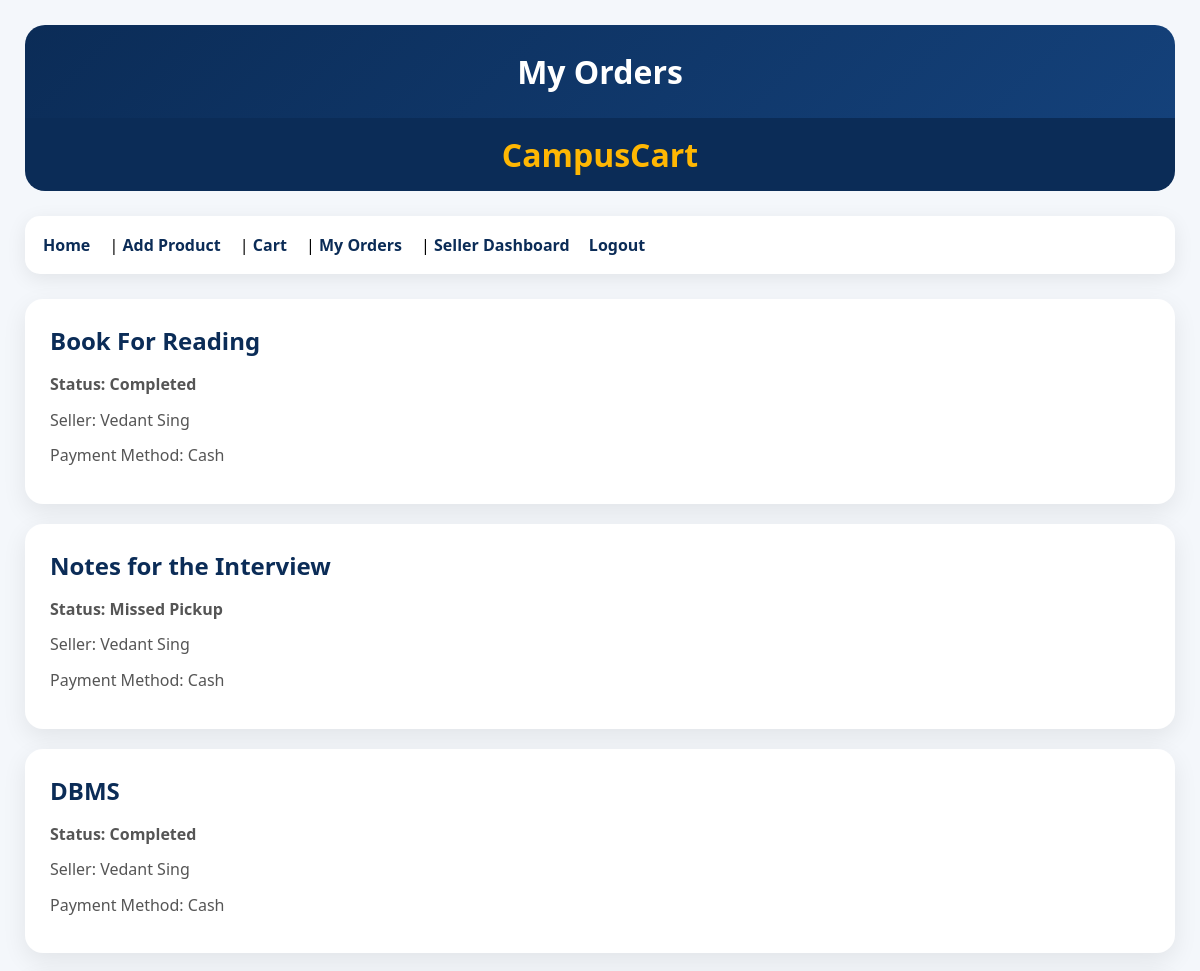
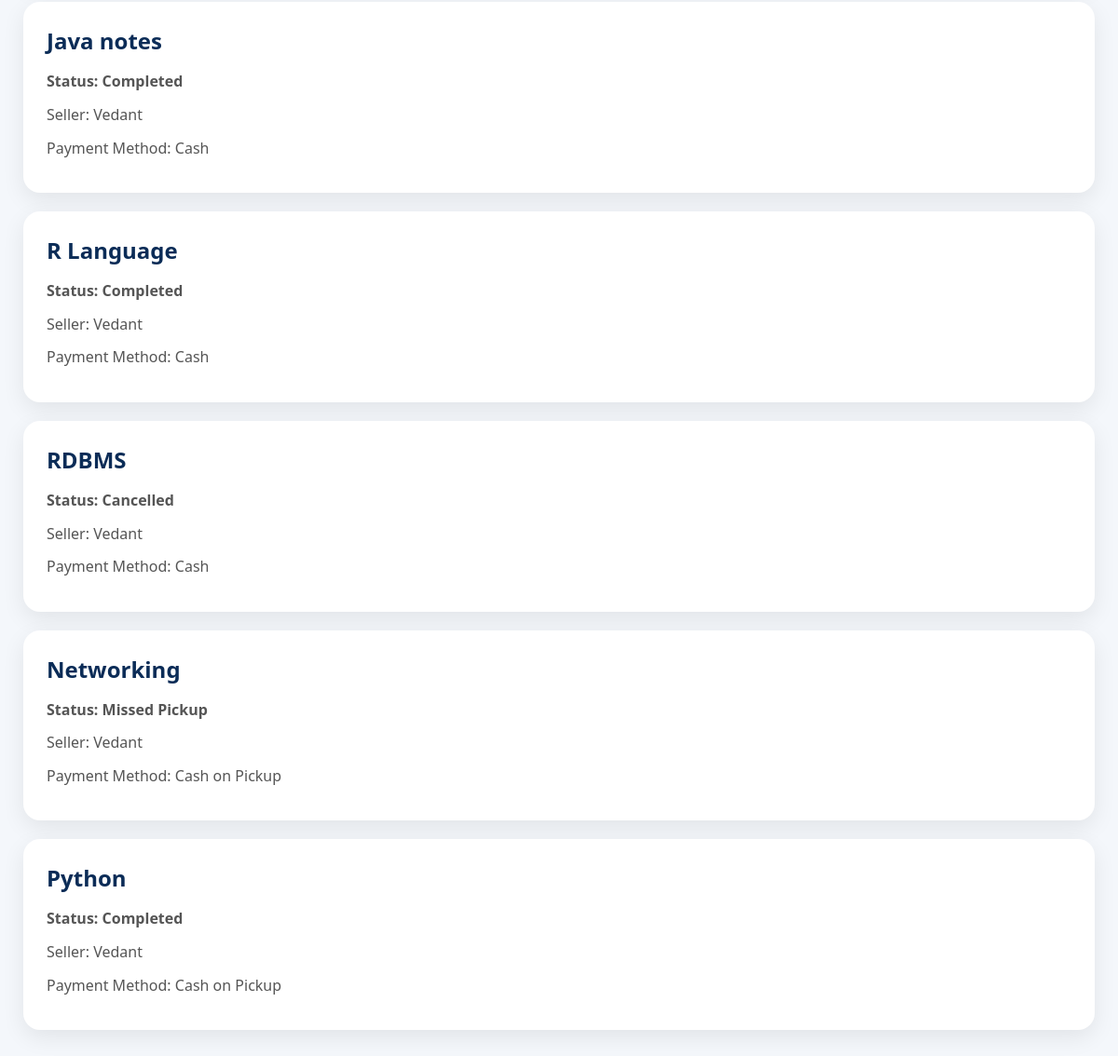
The app's page /my-orders/ (signed in) with its own data (2 pictures, top to bottom).
### marketplace/models.py (models this page shows, shortened)
class Order(models.Model):
    STATUS_CHOICES = [
        ('Pending', 'Pending'),
        ('Confirmed', 'Confirmed'),
        ('Completed', 'Completed'),
        ('Cancelled', 'Cancelled'),
        ('Missed Pickup', 'Missed Pickup'),
    ]
    PAYMENT_CHOICES = [
        ('Cash on Pickup', 'Cash on Pickup'),
        ('UPI on Pickup', 'UPI on Pickup'),
    ]
    payment_method = models.CharField(
        max_length=50,
        choices=PAYMENT_CHOICES,
        default='Cash on Pickup'
    )
    meeting_location = models.CharField(
        max_length=200,
        blank=True
    )
    meeting_time = models.CharField(
        max_length=100,
        blank=True
    )
    buyer = models.ForeignKey(
        User,
        on_delete=models.CASCADE,
        related_name='buyer_orders'
    )
    seller = models.ForeignKey(
        User,
        on_delete=models.CASCADE,
        related_name='seller_orders'
    )
    product = models.ForeignKey(
        Product,
        on_delete=models.CASCADE
    )
    status = models.CharField(
        max_length=20,
        choices=STATUS_CHOICES,
        default='Pending'
    )
    created_at = models.DateTimeField(
        auto_now_add=True
    )

class Product(models.Model):
    CATEGORY_CHOICES = [
        ('Notes', 'Notes'),
        ('Books', 'Books'),
        ('Papers', 'Papers'),
        ('Stationery', 'Stationery'),
    ]
    CONDITION_CHOICES = [
        ('New', 'New'),
        ('Good', 'Good'),
        ('Acceptable', 'Acceptable'),
    ]
    seller = models.ForeignKey(
        User,
        on_delete=models.CASCADE
    )
    title = models.CharField(max_length=200)
    category = models.CharField(
        max_length=50,
        choices=CATEGORY_CHOICES
    )
    description = models.TextField()
    condition = models.CharField(
        max_length=50,
        choices=CONDITION_CHOICES
    )
    price = models.DecimalField(
        max_digits=10,
        decimal_places=2
    )
    image = models.ImageField(
        upload_to='products/'
    )
    is_urgent = models.BooleanField(
        default=False
    )
    is_sold = models.BooleanField(
        default=False
    )
    created_at = models.DateTimeField(
        auto_now_add=True
    )

### marketplace/views.py (the view)
@login_required
def my_orders(request):
    orders = Order.objects.filter(
        buyer=request.user
    ).order_by('-created_at')
    return render(
        request,
        "my_orders.html",
        {
            "orders": orders
        }
    )

### templates/my_orders.html (shortened to what this page needs)
<!DOCTYPE html>
<html>
<head>
</head>
<body>
<h1>My Orders</h1>
<h1>CampusCart</h1>
<nav>
    <a href="/home/">Home</a> |
    <a href="/add-product/">Add Product</a> |
    <a href="/cart/">Cart</a> |
    <a href="/my-orders/">My Orders</a> |
    <a href="/seller-dashboard/">Seller Dashboard</a>
    <a href="/logout/">Logout</a>
</nav>
{% for order in orders %}
<div style="border:1px solid black;padding:10px;margin:10px;">
    <h3>{{ order.product.title }}</h3>
    <p>Status: {{ order.status }}</p>
    <p>Seller: {{ order.seller.first_name }}</p>
    <p>
        Payment Method:
        {{ order.payment_method }}
    </p>
</div>
{% empty %}
<p>No orders yet.</p>
{% endfor %}
<head>
</head>
</body>
</html>

### templates/my_orders.html (style rules this page uses)
* { margin:0; padding:0; box-sizing:border-box; font-family:'Segoe UI',sans-serif; }
body { background:#f4f7fb; padding:25px; }
h1:first-of-type { background: linear-gradient(135deg,#0b2c57,#14417a); color:white; padding:25px; border-radius:20px 20px 0 0; text-align:center; margin-bottom:0; }
h1:nth-of-type(2) { background:#0b2c57; color:#ffb703; padding:15px; text-align:center; border-radius:0 0 20px 20px; margin-bottom:25px; }
nav { background:white; padding:18px; border-radius:15px; margin-bottom:25px; box-shadow: 0 5px 20px rgba(0,0,0,.08); }
nav a { text-decoration:none; color:#0b2c57; font-weight:600; margin-right:15px; transition:.3s; }
div[style*="border:1px solid black"] { background:white !important; border:none !important; border-radius:18px; padding:25px !important; margin:20px 0 !important; box-shadow: 0 8px 25px rgba(0,0,0,.08); transition:.3s; }
h3 { color:#0b2c57; font-size:24px; margin-bottom:15px; }
p { margin-bottom:10px; color:#555; line-height:1.6; }
p:first-of-type { font-weight:bold; }

### records on screen
Order: product "Book For Reading", status "Completed", seller.first_name "Vedant Sing", payment_method "Cash"
Order: product "Notes for the Interview", status "Missed Pickup", seller.first_name "Vedant Sing", payment_method "Cash"
Order: product "DBMS", status "Completed", seller.first_name "Vedant Sing", payment_method "Cash"
Order: product "Java notes", status "Completed", seller.first_name "Vedant", payment_method "Cash"
Order: product "R Language", status "Completed", seller.first_name "Vedant", payment_method "Cash"
Order: product "RDBMS", status "Cancelled", seller.first_name "Vedant", payment_method "Cash"
Order: product "Networking", status "Missed Pickup", seller.first_name "Vedant", payment_method "Cash on Pickup"
Order: product "Python", status "Completed", seller.first_name "Vedant", payment_method "Cash on Pickup"
